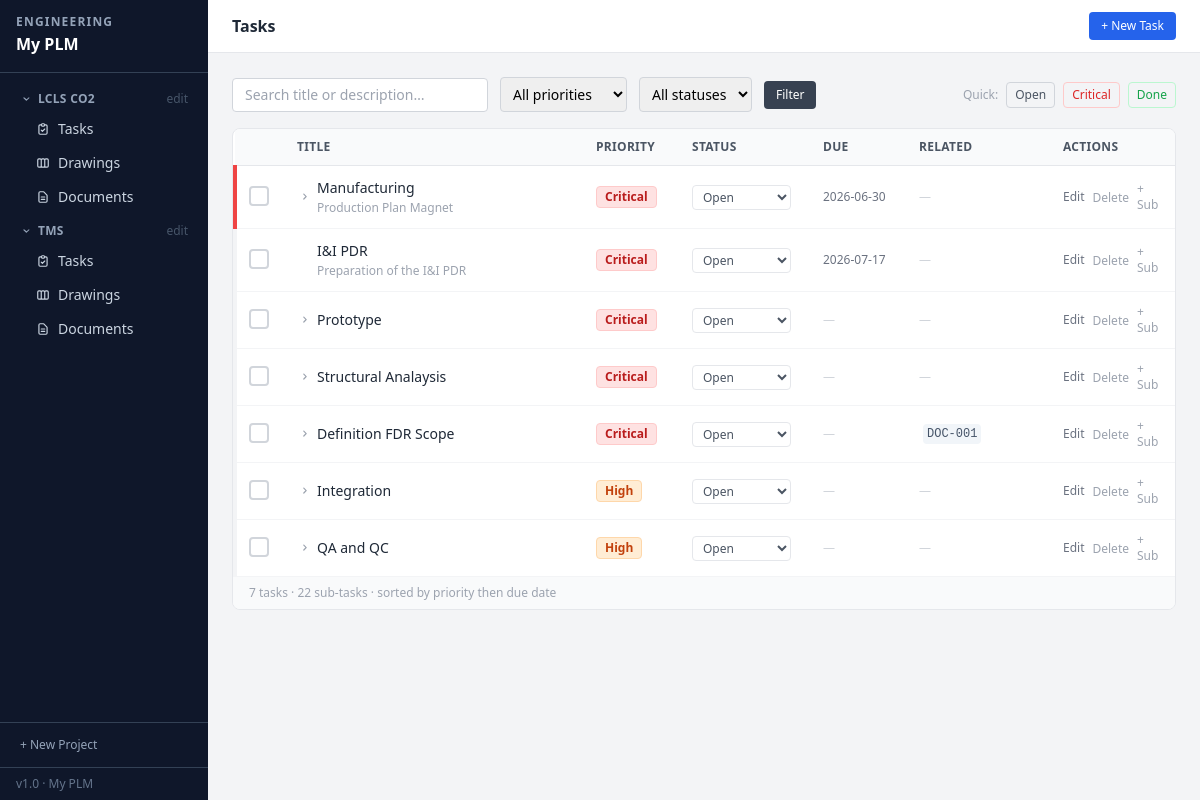
/tasks, run on an earlier commit of the app's database.
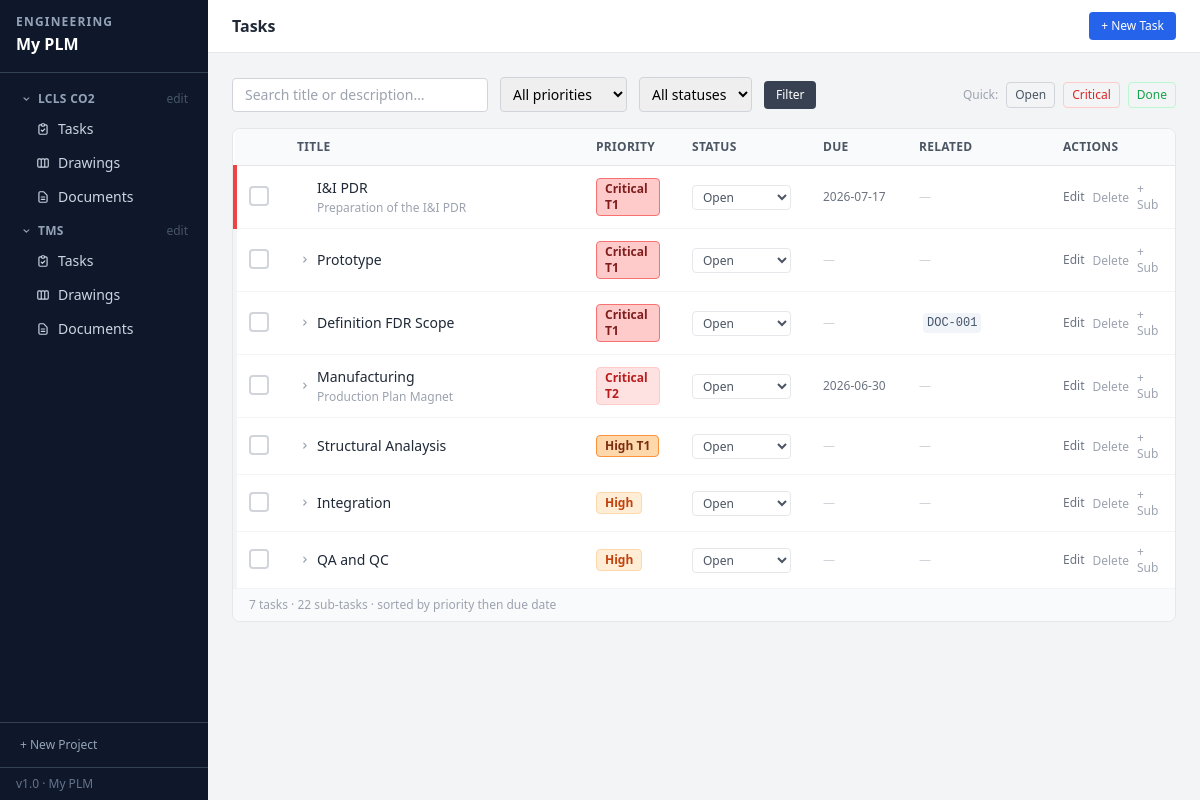
And on a later commit of the database.
### tables this page shows
CREATE TABLE projects (
    id          INTEGER PRIMARY KEY AUTOINCREMENT,
    name        TEXT NOT NULL,
    description TEXT DEFAULT '',
    status      TEXT NOT NULL DEFAULT 'Active',
    created_at  TEXT NOT NULL DEFAULT (datetime('now','localtime')),
    updated_at  TEXT NOT NULL DEFAULT (datetime('now','localtime'))
);

CREATE TABLE tasks (
    id          INTEGER PRIMARY KEY AUTOINCREMENT,
    title       TEXT NOT NULL,
    description TEXT DEFAULT '',
    priority    TEXT NOT NULL DEFAULT 'Medium',
    status      TEXT NOT NULL DEFAULT 'Open',
    due_date    TEXT,
    drawing_id  INTEGER REFERENCES drawings(id) ON DELETE SET NULL,
    document_id INTEGER REFERENCES documents(id) ON DELETE SET NULL,
    created_at  TEXT NOT NULL DEFAULT (datetime('now','localtime')),
    updated_at  TEXT NOT NULL DEFAULT (datetime('now','localtime'))
, parent_id INTEGER REFERENCES tasks(id) ON DELETE CASCADE, project_id INTEGER REFERENCES projects(id) ON DELETE SET NULL);

CREATE TABLE documents (
    id          INTEGER PRIMARY KEY AUTOINCREMENT,
    number      TEXT UNIQUE NOT NULL,
    title       TEXT NOT NULL,
    doc_type    TEXT NOT NULL DEFAULT 'Technical Note',
    revision    TEXT NOT NULL DEFAULT 'A',
    status      TEXT NOT NULL DEFAULT 'Draft',
    description TEXT DEFAULT '',
    filename    TEXT,
    orig_name   TEXT,
    created_at  TEXT NOT NULL DEFAULT (datetime('now','localtime')),
    updated_at  TEXT NOT NULL DEFAULT (datetime('now','localtime'))
, project_id INTEGER REFERENCES projects(id) ON DELETE SET NULL);

### app.py (the view)
@app.route('/tasks')
def tasks():
    db = get_db()
    q       = request.args.get('q', '').strip()
    pf      = request.args.get('priority', '')
    sf      = request.args.get('status', '')
    pj_name = request.args.get('project_name', '')
    sql = ("SELECT t.*, d.number dwg_no, d.title dwg_title, "
           "doc.number doc_no, doc.title doc_title "
           "FROM tasks t "
           "LEFT JOIN drawings d ON t.drawing_id=d.id "
           "LEFT JOIN documents doc ON t.document_id=doc.id "
           "WHERE t.parent_id IS NULL")
    params, where = [], []
    if pj_name:
        pj_row = db.execute("SELECT id FROM projects WHERE name=?", (pj_name,)).fetchone()
        if pj_row:
            where.append("t.project_id=?"); params.append(pj_row[0])
    if q:
        where.append("(t.title LIKE ? OR t.description LIKE ?)")
        params += [f'%{q}%'] * 2
    if pf:
        if pf in ('Critical', 'High', 'Medium', 'Low'):
            where.append("t.priority LIKE ?"); params.append(f'{pf}%')
        else:
            where.append("t.priority=?"); params.append(pf)
    if sf:
        where.append("t.status=?"); params.append(sf)
    if where:
        sql += " AND " + " AND ".join(where)
    sql += f" ORDER BY {PRI_SORT}, CASE WHEN t.due_date IS NULL THEN 1 ELSE 0 END, t.due_date, t.id"
    rows = db.execute(sql, params).fetchall()
    sub_rows = db.execute(
        "SELECT t.*, d.number dwg_no, doc.number doc_no "
        "FROM tasks t "
        "LEFT JOIN drawings d ON t.drawing_id=d.id "
        "LEFT JOIN documents doc ON t.document_id=doc.id "
        f"WHERE t.parent_id IS NOT NULL "
        f"ORDER BY {PRI_SORT}, CASE WHEN t.due_date IS NULL THEN 1 ELSE 0 END, t.due_date, t.id"
    ).fetchall()
    from collections import defaultdict
    subtask_map = defaultdict(list)
    for s in sub_rows:
        subtask_map[s['parent_id']].append(s)
    return render_template('tasks.html', tasks=rows, subtask_map=subtask_map,
                           q=q, priority_filter=pf, status_filter=sf, project_filter=pj_name)

### app.py (called while the page is built)
def get_db():
    if 'db' not in g:
        g.db = sqlite3.connect(str(DB_PATH))
        g.db.row_factory = sqlite3.Row
        g.db.execute("PRAGMA foreign_keys = ON")
    return g.db

@app.context_processor
def inject_globals():
    from datetime import date
    projects = get_db().execute("SELECT * FROM projects ORDER BY name").fetchall()
    return {'now': date.today().isoformat(), 'all_projects': projects}

@app.template_filter('priority_badge')
def priority_badge(p):
    cls = PRIORITY_COLORS.get(p, 'bg-gray-100 text-gray-500')
    return Markup(f'<span class="inline-flex items-center text-xs font-semibold px-2 py-0.5 rounded {cls}">{p}</span>')

### templates/tasks.html (shortened to what the changed rows need)
{% extends "base.html" %}
{% block header %}Tasks{% endblock %}
{% block content %}
<div class="bg-white rounded-lg border border-gray-200 overflow-hidden">
  {% if tasks %}
  <table class="w-full text-sm">
    <thead>
      <tr class="bg-gray-50 border-b border-gray-200 text-left">
        <th class="px-4 py-2.5 font-semibold text-gray-600 text-xs uppercase tracking-wide w-8"></th>
        <th class="px-4 py-2.5 font-semibold text-gray-600 text-xs uppercase tracking-wide">Title</th>
        <th class="px-4 py-2.5 font-semibold text-gray-600 text-xs uppercase tracking-wide w-24">Priority</th>
        <th class="px-4 py-2.5 font-semibold text-gray-600 text-xs uppercase tracking-wide w-24">Status</th>
        <th class="px-4 py-2.5 font-semibold text-gray-600 text-xs uppercase tracking-wide w-24">Due</th>
        <th class="px-4 py-2.5 font-semibold text-gray-600 text-xs uppercase tracking-wide w-36">Related</th>
        <th class="px-4 py-2.5 font-semibold text-gray-600 text-xs uppercase tracking-wide w-32">Actions</th>
      </tr>
    </thead>
    <tbody class="divide-y divide-gray-100">
      {% for t in tasks %}
      <tr class="hover:bg-gray-50 transition-colors
                 border-l-4
                 {% if t.status == 'Done' %}opacity-60 border-gray-100
                 {% elif 'Critical' in t.priority %}border-red-500
                 {% elif 'High' in t.priority %}border-orange-400
                 {% elif 'Medium' in t.priority %}border-yellow-400
                 {% else %}border-gray-200{% endif %}">
        <td class="px-3 py-3">
          <form action="{{ url_for('task_status', id=t.id) }}" method="post">
            {% if t.status == 'Done' %}
              <input type="hidden" name="status" value="Open">
              <button type="submit" title="Reopen task"
                      class="w-5 h-5 bg-green-500 border-2 border-green-500 rounded flex items-center justify-center text-white hover:bg-green-600">
                <svg class="w-3 h-3" fill="currentColor" viewBox="0 0 20 20">
                  <path fill-rule="evenodd" d="M16.707 5.293a1 1 0 010 1.414l-8 8a1 1 0 01-1.414 0l-4-4a1 1 0 011.414-1.414L8 12.586l7.293-7.293a1 1 0 011.414 0z" clip-rule="evenodd"/>
                </svg>
              </button>
            {% else %}
              <button type="submit" title="Mark done"
                      class="w-5 h-5 border-2 border-gray-300 rounded hover:border-green-400 hover:bg-green-50 transition-colors">
              </button>
            {% endif %}
          </form>
        </td>
        <td class="px-4 py-3">
          <div class="flex items-center gap-1">
            {% if subtask_map.get(t.id, []) %}
            <button onclick="toggleSubs({{ t.id }}, this)" data-open="0"
                    class="flex-shrink-0 w-4 h-4 flex items-center justify-center text-gray-400 hover:text-gray-600"
                    title="Expand / collapse sub-tasks">
              <svg class="w-3 h-3" style="transform:rotate(0deg);transition:transform 0.15s" fill="currentColor" viewBox="0 0 20 20">
                <path fill-rule="evenodd" d="M7.293 4.707a1 1 0 011.414 0l4 4a1 1 0 010 1.414l-4 4a1 1 0 01-1.414-1.414L10.586 9 7.293 5.707a1 1 0 010-1.414z" clip-rule="evenodd"/>
              </svg>
            </button>
            {% else %}
            <span class="w-4 flex-shrink-0"></span>
            {% endif %}
            <div>
              <a href="{{ url_for('task_edit', id=t.id) }}"
                 class="font-medium {% if t.status == 'Done' %}text-gray-400 line-through{% else %}text-gray-800 hover:text-blue-600{% endif %}">
                {{ t.title }}
              </a>
              {% if t.description %}
                <div class="text-xs text-gray-400 mt-0.5 truncate max-w-sm">{{ t.description }}</div>
              {% endif %}
            </div>
          </div>
        </td>
        <td class="px-4 py-3">{{ t.priority | priority_badge }}</td>
        <td class="px-4 py-3">
          <form action="{{ url_for('task_status', id=t.id) }}" method="post">
            <select name="status" onchange="this.form.submit()"
                    class="text-xs border border-gray-200 rounded px-1.5 py-0.5 bg-white cursor-pointer
                           {% if t.status == 'Done' %}text-green-700{% elif t.status == 'In Progress' %}text-blue-700{% else %}text-gray-600{% endif %}">
              {% for s in ['Open','In Progress','Done'] %}
                <option value="{{ s }}" {% if t.status == s %}selected{% endif %}>{{ s }}</option>
              {% endfor %}
            </select>
          </form>
        </td>
        <td class="px-4 py-3 text-xs {% if t.due_date and t.due_date < now and t.status != 'Done' %}text-red-600 font-semibold{% else %}text-gray-500{% endif %}">
          {% if t.due_date %}
            {{ t.due_date }}
          {% else %}
            <span class="text-gray-300">—</span>
          {% endif %}
        </td>
        <td class="px-4 py-3 text-xs">
          {% if t.doc_no %}
            <a href="{{ url_for('document_edit', id=t.document_id) }}"
               class="inline-flex items-center gap-1 text-slate-600 hover:text-blue-600 ml-1">
              <span class="font-mono bg-slate-100 px-1 py-0.5 rounded">{{ t.doc_no }}</span>
            </a>
          {% endif %}
          {% if not t.dwg_no and not t.doc_no %}
            <span class="text-gray-300">—</span>
          {% endif %}
        </td>
        <td class="px-4 py-3">
          <div class="flex items-center gap-2">
            <a href="{{ url_for('task_edit', id=t.id) }}"
               class="text-xs text-gray-500 hover:text-blue-600 font-medium">Edit</a>
            <form action="{{ url_for('task_delete', id=t.id) }}" method="post"
                  onsubmit="return confirm('Delete this task and its sub-tasks?')">
              <button type="submit" class="text-xs text-gray-400 hover:text-red-600 font-medium">Delete</button>
            </form>
            <a href="{{ url_for('task_new', parent_id=t.id) }}"
               class="text-xs text-gray-400 hover:text-blue-600 font-medium" title="Add sub-task">+ Sub</a>
          </div>
        </td>
      </tr>
      {% endfor %}
    </tbody>
  </table>
    {% set ns = namespace(sub_n=0) %}{% for t in tasks %}{% set ns.sub_n = ns.sub_n + (subtask_map.get(t.id, []) | length) %}{% endfor %}
  {% endif %}
</div>
{% endblock %}

### templates/base.html (shortened to what the changed rows need)
<!DOCTYPE html>
<html lang="en">
<head>
  <script src="https://cdn.tailwindcss.com"></script>
</head>
<body class="bg-gray-100 min-h-screen flex text-sm">
  <nav class="w-52 bg-slate-900 text-white flex flex-col min-h-screen flex-shrink-0 fixed top-0 left-0 h-full z-10">
    <ul class="flex-1 p-2 space-y-1 mt-1 overflow-y-auto">
      {% for proj in all_projects %}
      {% set active_proj = request.args.get('project_name') == proj.name %}
      <li>
        <button onclick="toggleProj({{ proj.id }}, this)"
                class="w-full flex items-center gap-1.5 px-3 py-1.5 rounded text-xs font-semibold uppercase tracking-wide transition-colors
                       {% if active_proj %}text-white{% else %}text-slate-400 hover:text-white{% endif %}">
          <svg id="chev-{{ proj.id }}" class="w-3 h-3 flex-shrink-0" style="transform:rotate(90deg);transition:transform 0.15s" fill="currentColor" viewBox="0 0 20 20">
            <path fill-rule="evenodd" d="M7.293 4.707a1 1 0 011.414 0l4 4a1 1 0 010 1.414l-4 4a1 1 0 01-1.414-1.414L10.586 9 7.293 5.707a1 1 0 010-1.414z" clip-rule="evenodd"/>
          </svg>
          {{ proj.name }}
          <a href="{{ url_for('project_edit', id=proj.id) }}"
             onclick="event.stopPropagation()"
             class="ml-auto text-slate-600 hover:text-slate-300 text-xs font-normal normal-case tracking-normal">edit</a>
        </button>
        <ul id="proj-{{ proj.id }}" class="ml-4 space-y-0.5 mb-1">
          <li>
            <a href="{{ url_for('tasks', project_name=proj.name) }}"
               class="flex items-center gap-2 px-3 py-1.5 rounded text-sm font-medium transition-colors
                      {% if 'task' in (request.endpoint or '') and active_proj %}bg-slate-600 text-white{% else %}text-slate-300 hover:bg-slate-700 hover:text-white{% endif %}">
              <svg class="w-3.5 h-3.5 flex-shrink-0" fill="none" stroke="currentColor" viewBox="0 0 24 24">
                <path stroke-linecap="round" stroke-linejoin="round" stroke-width="2" d="M9 5H7a2 2 0 00-2 2v12a2 2 0 002 2h10a2 2 0 002-2V7a2 2 0 00-2-2h-2M9 5a2 2 0 002 2h2a2 2 0 002-2M9 5a2 2 0 012-2h2a2 2 0 012 2m-6 9l2 2 4-4"/>
              </svg>
              Tasks
            </a>
          </li>
          <li>
            <a href="{{ url_for('drawings', project_name=proj.name) }}"
               class="flex items-center gap-2 px-3 py-1.5 rounded text-sm font-medium transition-colors
                      {% if 'drawing' in (request.endpoint or '') and active_proj %}bg-slate-600 text-white{% else %}text-slate-300 hover:bg-slate-700 hover:text-white{% endif %}">
              Drawings
            </a>
          </li>
          <li>
            <a href="{{ url_for('documents', project_name=proj.name) }}"
               class="flex items-center gap-2 px-3 py-1.5 rounded text-sm font-medium transition-colors
                      {% if 'document' in (request.endpoint or '') and active_proj %}bg-slate-600 text-white{% else %}text-slate-300 hover:bg-slate-700 hover:text-white{% endif %}">
              <svg class="w-3.5 h-3.5 flex-shrink-0" fill="none" stroke="currentColor" viewBox="0 0 24 24">
                <path stroke-linecap="round" stroke-linejoin="round" stroke-width="2" d="M9 12h6m-6 4h6m2 5H7a2 2 0 01-2-2V5a2 2 0 012-2h5.586a1 1 0 01.707.293l5.414 5.414a1 1 0 01.293.707V19a2 2 0 01-2 2z"/>
              </svg>
              Documents
            </a>
          </li>
        </ul>
      </li>
      {% else %}
      <li class="px-3 py-2 text-xs text-slate-500 italic">No projects yet.</li>
      {% endfor %}
    </ul>
  </nav>
  <div class="flex-1 flex flex-col min-h-screen ml-52">
    <header class="bg-white border-b border-gray-200 px-6 py-3 flex items-center gap-3 sticky top-0 z-10">
      <h1 class="text-base font-semibold text-gray-800">{% block header %}{% endblock %}</h1>
    </header>
    <main class="flex-1 p-6">
      {% block content %}{% endblock %}
    </main>
  </div>
</body>
</html>

What changed in the data, as far as the page shows it:
changed tasks "I&I PDR": priority "Critical" → "Critical T1" (drawn); priority|priority_badge "Critical" → "Critical T1"
changed tasks "Prototype": priority "Critical" → "Critical T1" (drawn); priority|priority_badge "Critical" → "Critical T1"
changed tasks "Definition FDR Scope": priority "Critical" → "Critical T1" (drawn); priority|priority_badge "Critical" → "Critical T1"; moves up the list
changed tasks "Manufacturing": priority "Critical" → "Critical T2" (drawn); priority|priority_badge "Critical" → "Critical T2"; moves down the list
changed tasks "Structural Analaysis": priority "Critical" → "High T1" (drawn); priority|priority_badge "Critical" → "High T1"
